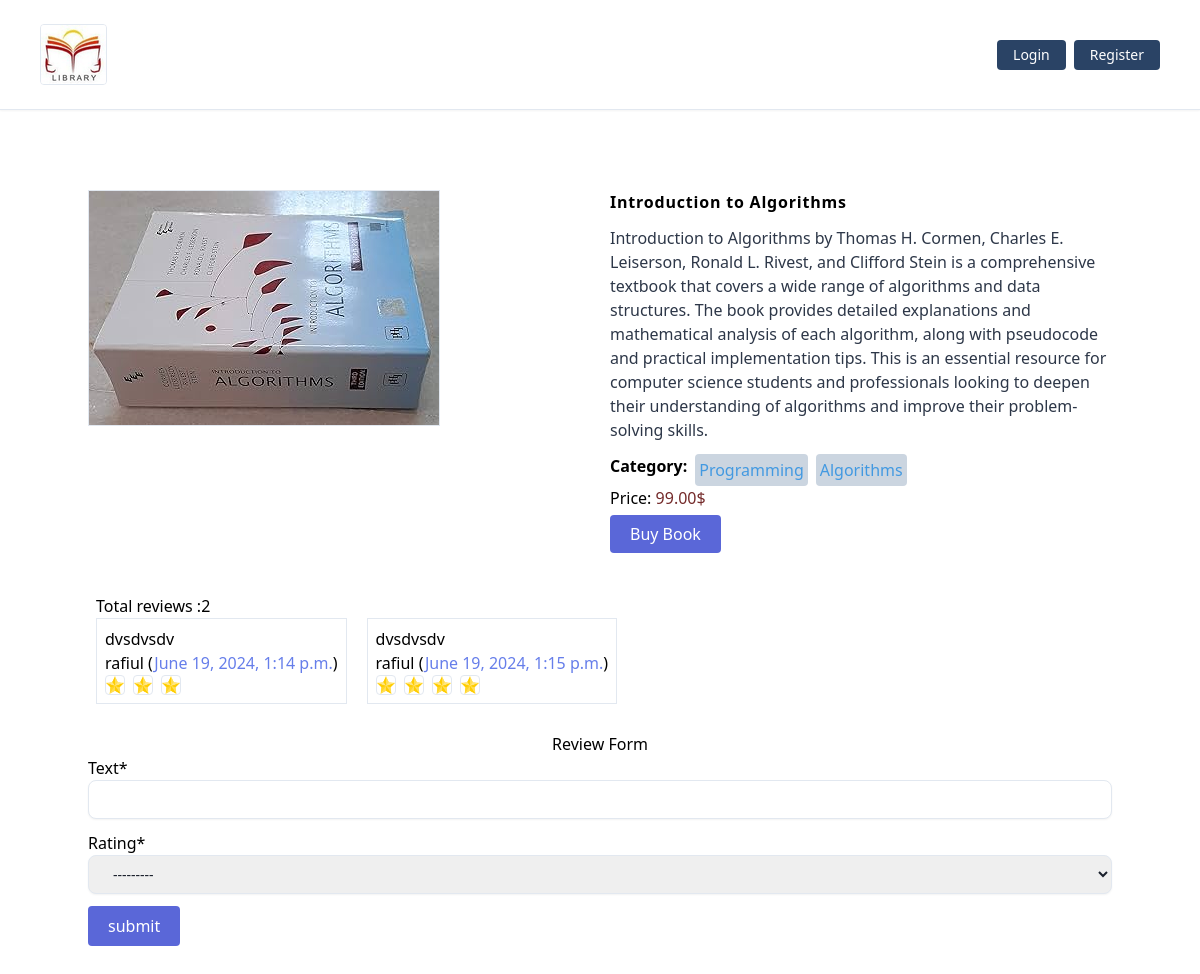
Page /books/details/1/ on the earlier database version.
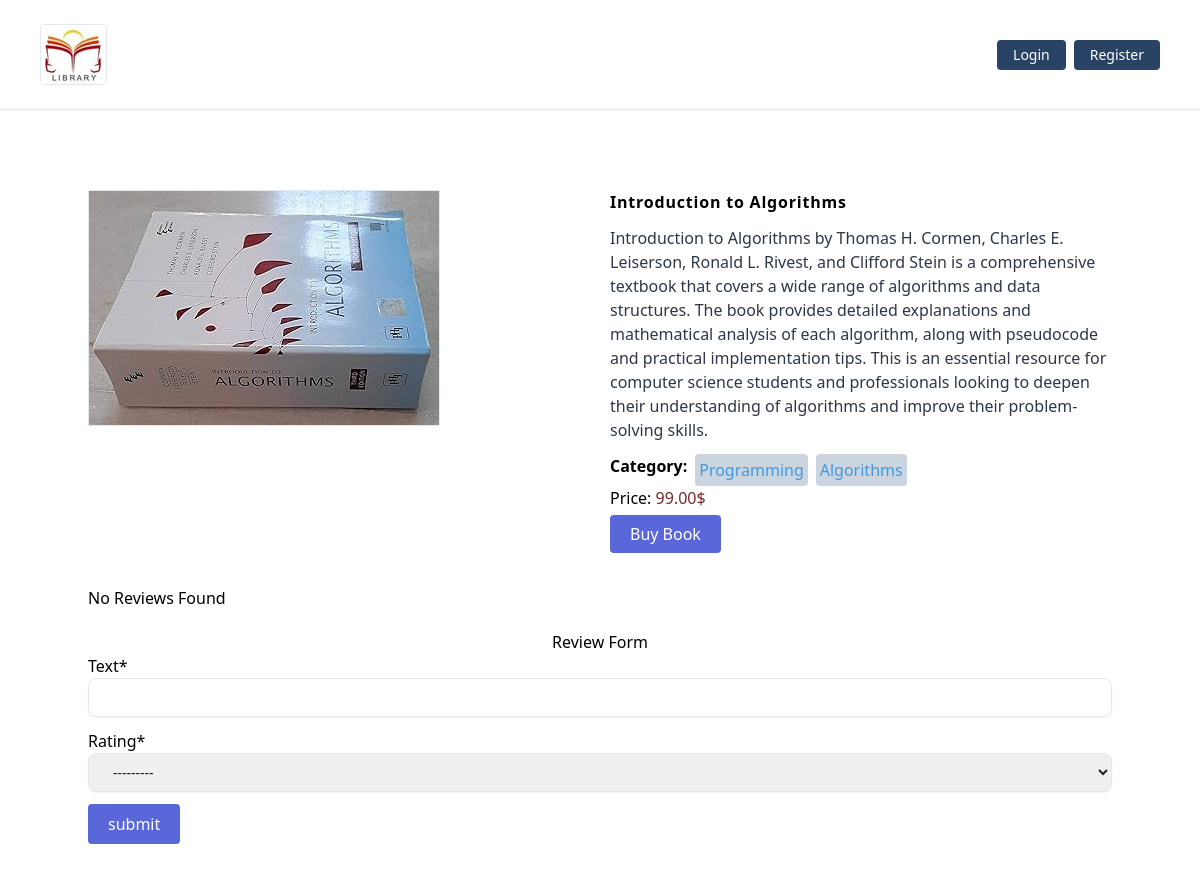
Same page on the later database version.
### books/models.py (models this page shows, shortened)
class Book(models.Model):
  title=models.CharField(max_length=100)
  description=models.TextField()
  image=models.ImageField(upload_to='books/images',default='books/images/default.png')
  borrowing_price = models.DecimalField(max_digits=10, decimal_places=2)
  category=models.ManyToManyField(Category,related_name='books')

class Review(models.Model):
  user=models.ForeignKey(User,on_delete=models.CASCADE,related_name='reviews')
  book=models.ForeignKey(Book,on_delete=models.CASCADE,related_name='reviews')
  text=models.CharField(max_length=30)
  created_on=models.DateTimeField(auto_now_add=True)
  rating = models.CharField(max_length=50,choices=RATING_CHOISE)

### categories/models.py (models this page shows, shortened)
class Category(models.Model):
  name=models.CharField(max_length=150)
  slug=models.SlugField(max_length=100,null=True,blank=True,unique=True)

### books/views.py (the view, shortened to what this page needs)
# urls.py: path('details/<int:id>/',views.DetailBookView.as_view(),name='book_details'),
class DetailBookView(DetailView):
  model=models.Book
  pk_url_kwarg='id'
  template_name='book_details.html'
  def get_context_data(self, **kwargs):
    context=super().get_context_data(**kwargs)
    book=self.object
    reviews=book.reviews.all()
    reviews_form=forms.ReviewForm()
    context['reviews']=reviews
    context['reviews_form']=reviews_form
    return context

### books/forms.py
class ReviewForm(forms.ModelForm):
  def __init__(self,*args, **kwargs):
        super(ModelForm,self).__init__(*args, **kwargs)
        for field_name in self.fields:
            self.fields[field_name].widget.attrs.update({'class':'shadow-sm bg-gray-50 border border-gray-300 text-gray-900 text-sm rounded-lg focus:ring-blue-500 focus:border-blue-500 block w-full px-5 py-2  dark:bg-gray-700 dark:border-gray-600 dark:placeholder-gray-400 dark:text-white dark:focus:ring-blue-500 dark:focus:border-blue-500 dark:shadow-sm-light'})
  class Meta:
    model=Review
    fields=['text','rating']

### books/templates/book_details.html (shortened to what this page needs)
{% extends "base.html" %}
{% load static %}
{% load crispy_forms_tags %}
{% block body %}
<section class='pt-20'>
  <div class="container mx-auto ">
    <div class="grid grid-cols-2 gap-5">
      <div class="col-span-1 overflow-hidden ">
        <img class=" w-100 h-100 object-fit-cover border" src="{{book.image.url}}" alt="{{car.name}}">
      </div>
      <div class="col-span-1">
        <div class="card-body space-y-3">
          <h1 class="card-title mb-1 font-semibold tracking-wider">
            {{book.title}}
          </h1>
          <p class="card-text text-gray-800">{{book.description}}</p>
          <p class="flex flex-wrap gap-2">
            <span class="font-semibold">Category: </span>
            {% for bo in book.category.all %}
            <span class='bg-gray-400 text-blue-500 p-1 rounded'>{{bo.name}}</span>
            {% endfor %}
          </p>
          <span> Price:</span> <span class='text-red-900'>{{book.borrowing_price}}$</span>
          <a href="{% url 'borrow_book' book.id %}" class="bg-indigo-600 px-5 py-2 rounded hover:bg-indigo-500 text-white">Buy Book</a>
        </div>
      </div>
    </div>
</section>
<section class="py-10">
  <div class="container mx-auto space-y-5">
    {% if reviews|length %}
    <div class="card p-2 ">
      <h5>Total reviews :{{reviews | length}} </h5>
      <div class="card-body flex flex-column gap-5">
        {% for review in reviews %}
        <div class="p-2 border">
          <h6>{{review.text}}  </h6>
          <h6>{{review.user.first_name}} {{review.user.last_name}} (<span class='text-indigo-500'>{{review.created_on }}</span>)</h6>
          <h5 class="flex gap-2">
            {% with ''|center:review.rating as range %}
            {% for _ in range %}
            <img style="width:20px; height: 20px;"
              class='w-25 h-25 object-fit-contain border border-3 border-info rounded' src="{% static 'star.png'%}"
              alt="icon">
            {% endfor %}
            {% endwith %}
          </h5>
        </div>
        {%endfor%}
      </div>
    </div>
    {%else%}
    <p> No Reviews Found</p>
    {%endif%}
    <div class="">
      <h2 class='text-center'>Review Form</h2>
      <div class="card-body">
        <form method='POST'>
          {{reviews_form | crispy }}
          <button class='bg-indigo-600 px-5 py-2 text-white rounded hover:bg-indigo-500'>submit</button>
        </form>
      </div>
    </div>
  </div>
</section>
{% endblock %}

### core/templates/base.html (shortened to what this page needs)
{% load static %}
<!DOCTYPE html>
<html lang="en">
    <head>
        <link href="https://unpkg.com/tailwindcss@^1.0/dist/tailwind.min.css" rel="stylesheet">
    </head>
    <body >
        {% include 'navbar.html' %}
        {% block body %}{% endblock %}
    </body>
</html>

### core/templates/navbar.html (shortened to what this page needs)
{% load static %}
<nav class="flex items-center justify-between flex-wrap bg-white p-6 px-10 border-b shadow-sm">
    <div class="h-25 w-25 items-center flex-shrink-0 text-white mr-5 ">
        <a href="/">
            <img class='w-25 h-25 object-fit-contain border border-3 border-info rounded' src="{% static 'logo.png' %}"
                alt=" logo image">
        </a>
    </div>
    <div class="w-full block flex-grow lg:flex lg:items-center lg:w-auto ">
        {% if request.user.is_authenticated %}
        <div class="text-md lg:flex-grow">
            <a href="{% url 'deposit_money' %}"
                class="block mt-4 lg:inline-block lg:mt-0 text-blue-900 hover:text-red-900 hover:font-black mr-6">
                Add Money
            </a>
        </div>
        <div class="flex w-auto">
            <div class="text-blue-900 my-auto font-black px-5">
                Welcome, {{ request.user.first_name }} (balance : {{request.user.account.balance}})
            </div>
            <a href="{% url 'profile' %}"
                class="mx-2 inline-block font-medium text-sm px-4 py-2 leading-none bg-blue-900 rounded text-white border-white hover:border-transparent hover:text-dark hover:bg-red-700 mt-4 lg:mt-0">Profile</a>
            <a href="{% url 'logout' %}"
                class="mx-2 inline-block font-medium text-sm px-4 py-2 leading-none bg-blue-900 rounded text-white border-white hover:border-transparent hover:text-dark hover:bg-red-700 mt-4 lg:mt-0">Logout</a>
        </div>
        {% else %}
        <div>
            <a href="{% url 'login'%}"
                class="mr-2 inline-block font-medium text-sm px-4 py-2 leading-none bg-blue-900 rounded text-white border-white hover:border-transparent hover:text-gray-800 hover:bg-red-700 mt-4 lg:mt-0">Login</a>
        </div>
        <div>
            <a href="{% url 'register' %}"
                class="inline-block font-medium text-sm px-4 py-2 leading-none bg-blue-900 rounded text-white border-white hover:border-transparent hover:text-gray-800 hover:bg-white mt-4 lg:mt-0">Register</a>
        </div>
        {% endif %}
    </div>
</nav>

Differences in the rows shown:
removed Review: text "dvsdvsdv", user.first_name "rafiul", created_on "June 19, 2024, 1:14 p.m.", rating "3" (drawn)
removed Review: text "dvsdvsdv", user.first_name "rafiul", created_on "June 19, 2024, 1:15 p.m.", rating "4" (drawn)
Other differences:
{{ reviews | length }}: "2" → (not shown)
text no longer shown: "Total reviews :"
text now shown: "No Reviews Found"
